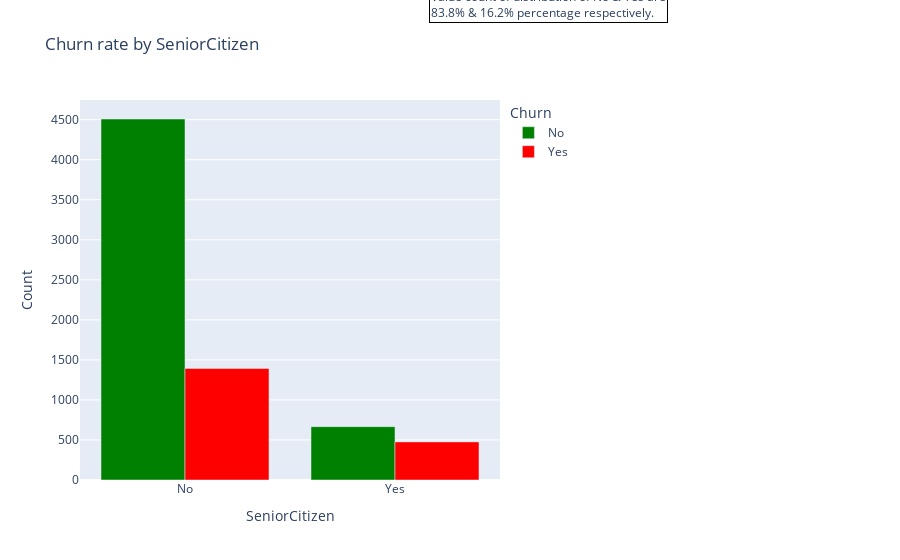

Notebook code for this chart:
### Markdown cell above
There is negligible difference in customer percentage who changed the service provider. Both genders behaved in similar way when it comes to migrating to another service provider.

### Code cell
#SeniorCitizen feature plot 
data.loc[data.SeniorCitizen==0,'SeniorCitizen'] = "No"   #convert 0 to No in all data instances
data.loc[data.SeniorCitizen==1,'SeniorCitizen'] = "Yes"  #convert 1 to Yes in all data instances
bar('SeniorCitizen')

### Figure 1 — Plotly figure (JSON) as saved in the notebook; plotly's stock layout.template omitted (floating-point values rounded to 4 significant figures)
{"data": [{"alignmentgroup": "True", "hovertemplate": "Churn=No<br>SeniorCitizen=%{x}<br>Count=%{y}<extra></extra>", "legendgroup": "No", "marker": {"color": "green", "pattern": {"shape": ""}}, "name": "No", "offsetgroup": "No", "orientation": "v", "showlegend": true, "textposition": "auto", "type": "bar", "x": ["No", "Yes"], "xaxis": "x", "y": [4508, 666], "yaxis": "y"}, {"alignmentgroup": "True", "hovertemplate": "Churn=Yes<br>SeniorCitizen=%{x}<br>Count=%{y}<extra></extra>", "legendgroup": "Yes", "marker": {"color": "red", "pattern": {"shape": ""}}, "name": "Yes", "offsetgroup": "Yes", "orientation": "v", "showlegend": true, "textposition": "auto", "type": "bar", "x": ["No", "Yes"], "xaxis": "x", "y": [1393, 476], "yaxis": "y"}], "layout": {"annotations": [{"align": "left", "bordercolor": "black", "borderwidth": 1, "showarrow": false, "text": "Value count of distribution of No & Yes are<br>83.8% & 16.2% percentage respectively.", "x": 1.4, "xref": "paper", "y": 1.3, "yref": "paper"}], "barmode": "group", "legend": {"title": {"text": "Churn"}, "tracegroupgap": 0}, "margin": {"r": 400}, "title": {"text": "Churn rate by SeniorCitizen"}, "xaxis": {"anchor": "y", "domain": [0, 1], "title": {"text": "SeniorCitizen"}}, "yaxis": {"anchor": "x", "domain": [0, 1], "title": {"text": "Count"}}}}
